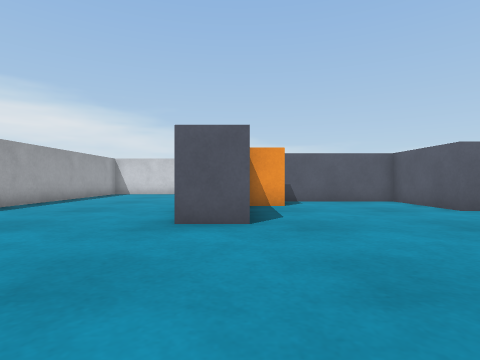
[1] (above)

21 first-person views from a walk through a Webots world. The camera is 0.04 m above the floor, looks level and sees 80° across. The floor is counted in squares, 0.05 m on a side. Each view is taken from the middle of a square. On the plan, view 1 faces up. The plan holds only what a view shows up to about 11 squares ahead; the rest is blank. The robots in the file are not drawn. Simple shapes and patterns stand in for the simulator's stock objects.

[2]
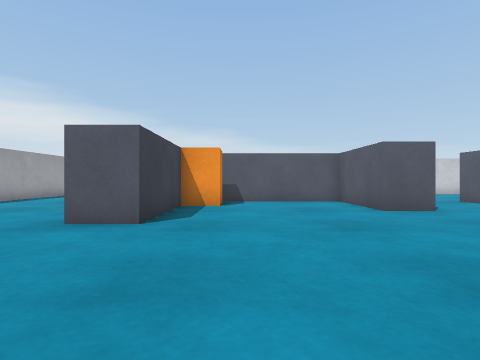

[3]
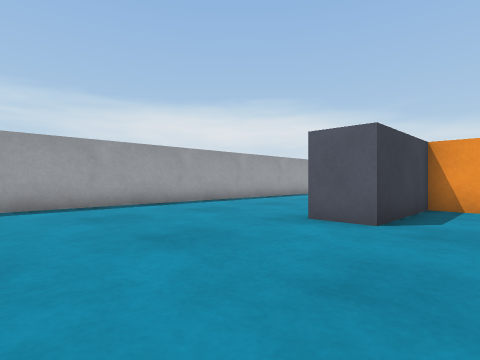

[4]
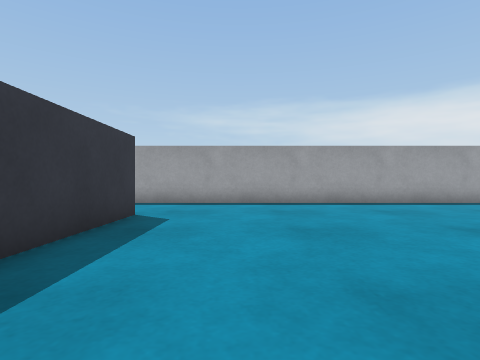

[5]
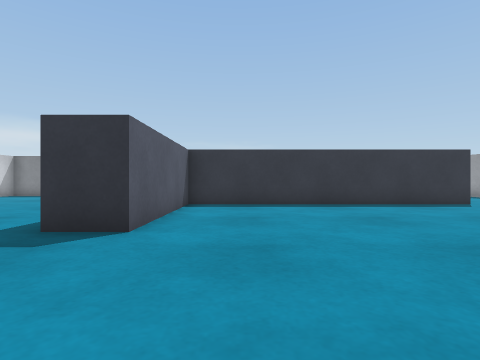

[6]
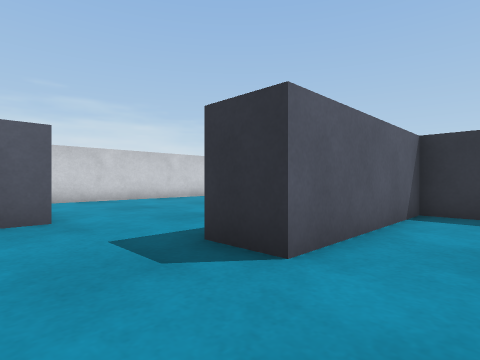

[7]
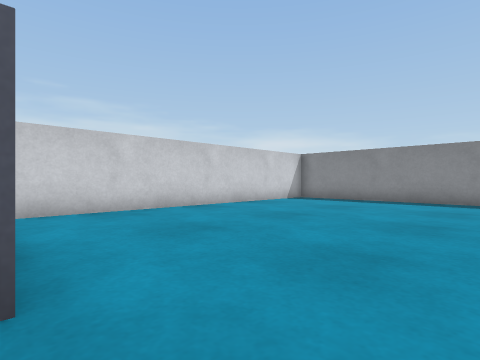

[8]
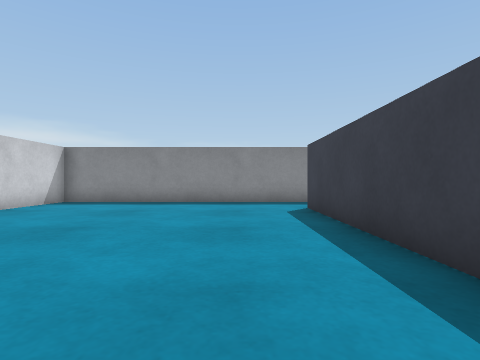

[9]
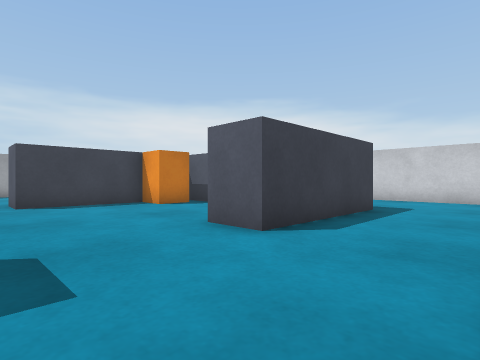

[10]
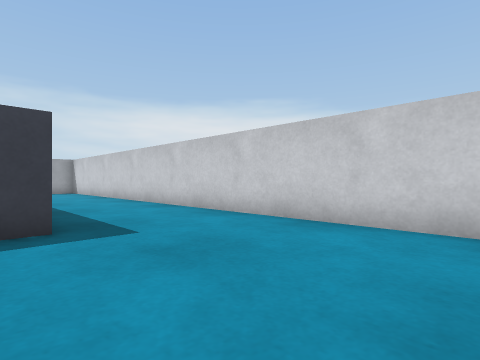

[11]
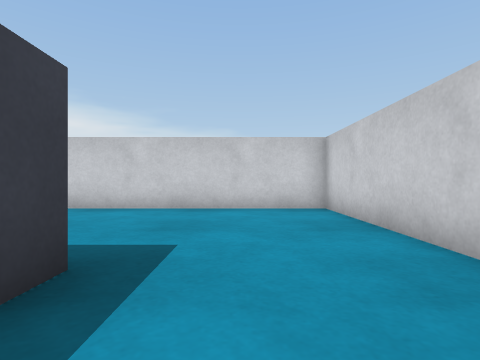

[12]
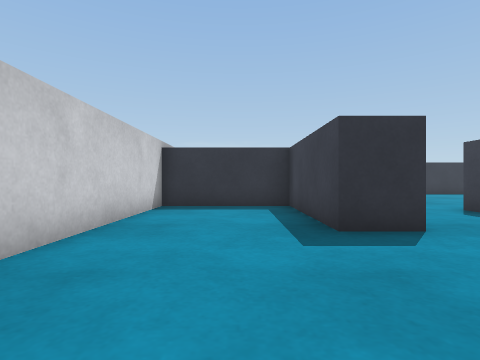

[13]
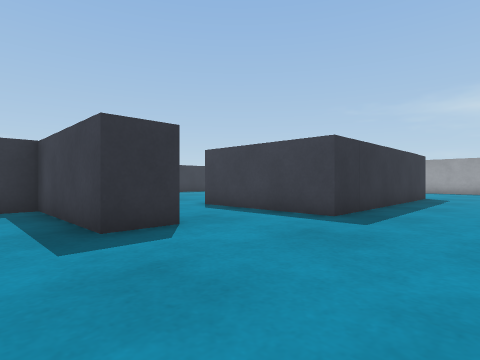

[14]
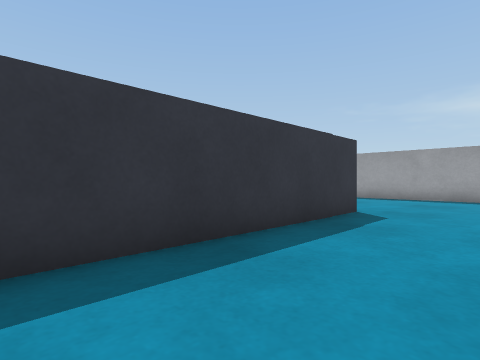

[15]
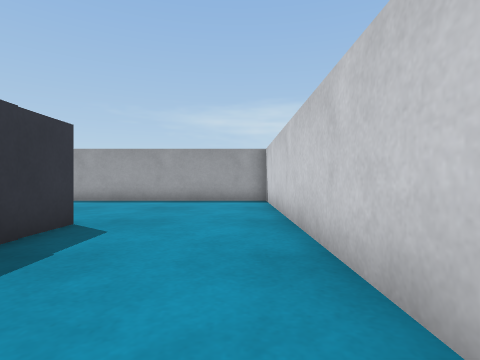

[16]
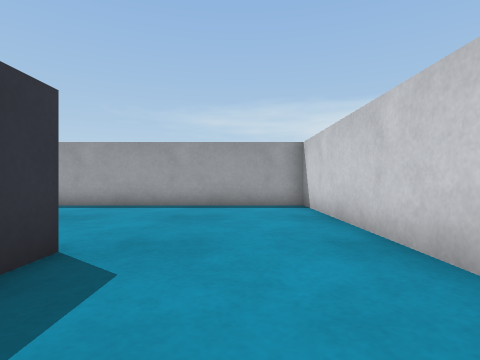

[17]
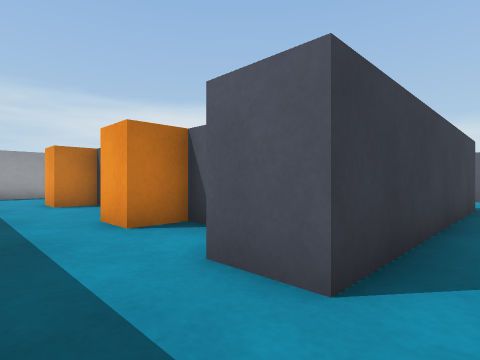

[18]
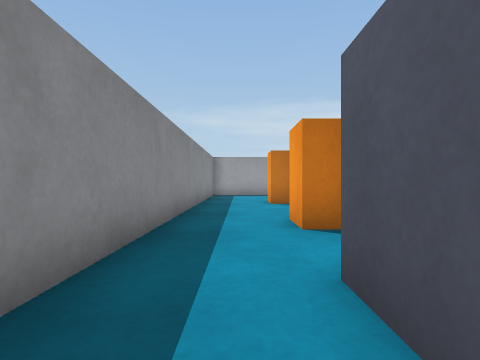

[19]
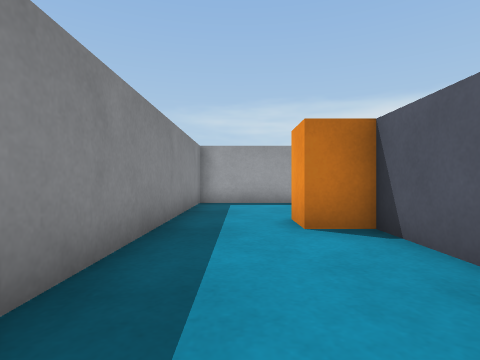

[20]
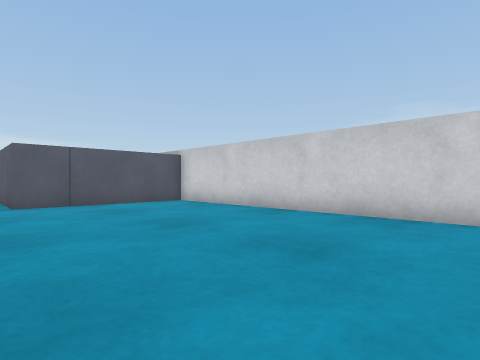

[21]
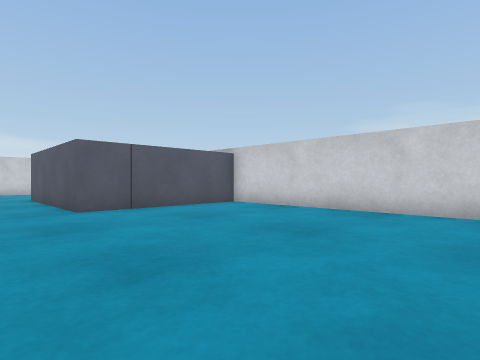

### Floor plan
Points are (right, up) in squares from view 1. A wall is a line through its corners. A room is listed if a view was taken in it or the views show most of it. See-through windows are left out.
Room 1 (views 1, 2, 3, 4, 5, 6, 7, 8, 9, 10, 11, 12, 13, 14, 15, 16, 17, 18, 19, 20, 21)
walls: (5.5, 10.7) (1.1, 10.7); (0.2, 8.9) (0.2, 5.2) (-1.2, 5.2); (11.5, 4.7) (10.1, 4.7) (10.1, 10.5) (11.5, 10.5) (11.5, 6.1); (4, -2.8) (3.5, -2.8); (0.4, -2.8) (-1.4, -2.8); (-1.2, 12) (5.6, 12); (15.4, 6.9) (15.4, 16) (-7, 16) (-7, -6.4) (15.4, -6.4) (15.4, 4.2); (-3.6, -1.4) (5.7, -1.4) (5.7, 3.6) (7.1, 3.6) (7.1, -4.2) (5.6, -4.2)
objects: orange box (-3, -4) to (-2, -3); orange box (1, 9) to (1, 10); orange box (2, -4) to (3, -3); grey box (6, 8) to (7, 12); grey box (12, 5) to (15, 6)

Where each view was taken, in squares from view 1:
view 1: 0 up, 0 right, facing up
view 2: 0 up, 2 right, facing up
view 3: 0 up, 2 right, facing up-left
view 4: 1 up, 3 right, facing left
view 5: 8 up, 4 right, facing down
view 6: 6 up, 4 right, facing down-right
view 7: 5 up, 8 right, facing down-right
view 8: 4 up, 9 right, facing down
view 9: 4 up, 10 right, facing up-left
view 10: 11 up, 12 right, facing up-left
view 11: 8 up, 13 right, facing up
view 12: 15 up, 13 right, facing down
view 13: 15 up, 13 right, facing down-left
view 14: 15 up, 6 right, facing down-left
view 15: 15 up, 4 right, facing left
view 16: 14 up, 2 right, facing left
view 17: 6 down, 8 right, facing up-left
view 18: 5 down, 8 right, facing left
view 19: 5 down, 3 right, facing left
view 20: 5 down, 9 right, facing up-right
view 21: 3 down, 8 right, facing up-right
